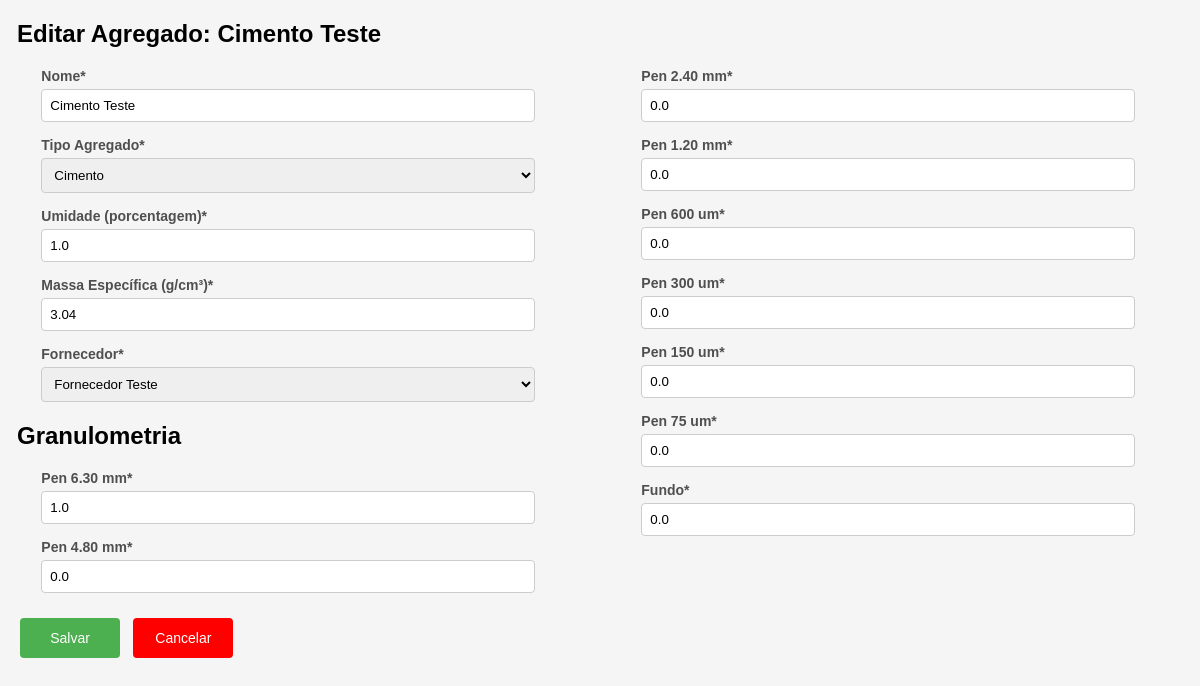
Page /editar_agregado/1/ on the committed database.
### usuarios/models.py (models this page shows, shortened)
class Agregado(models.Model):
    nome = models.CharField(max_length=40, unique=True)
    pen_6_30_mm = models.FloatField()
    pen_4_80_mm = models.FloatField()
    pen_2_40_mm = models.FloatField()
    pen_1_20_mm = models.FloatField()
    pen_600_um = models.FloatField()
    pen_300_um = models.FloatField()
    pen_150_um = models.FloatField()
    pen_75_um = models.FloatField()
    fundo = models.FloatField()
    umidade = models.FloatField()
    massa_especifica = models.FloatField()
    is_deleted = models.BooleanField(default=False)
    num_modificacao = models.IntegerField(default=0)
    data_cadastro = models.DateTimeField(default=timezone.now)
    fk_usuario_id = models.IntegerField(null=False)
    fk_fornecedor_id = models.ForeignKey(Fornecedor, on_delete=models.CASCADE)
    fk_tipo_agregado_id = models.ForeignKey(TipoAgregado, on_delete=models.CASCADE)
    class Meta:
        db_table = "agregado"

### usuarios/views.py (the view)
# urls.py: path('editar_agregado/<int:pk>/', views.editar_agregado, name='editar_agregado'),
def editar_agregado(request, pk):
    agregado = get_object_or_404(Agregado, id=pk)
    if request.method == 'POST':
        form = AgregadoForms(request.POST, instance=agregado)
        if form.is_valid():
            agregado = form.save(commit=False)
            agregado.fk_usuario_id = request.user.id
            agregado.save()
            return redirect('agregados')
    else:
        form = AgregadoForms(instance=agregado)
    context = {
        'form': form,
        'agregado': agregado,
    }
    return render(request, 'agregado/editar.html', context)

### usuarios/forms.py (shortened to what this page needs)
class AgregadoForms(forms.ModelForm):
    class Meta:
        model = Agregado
        fields = ['fk_tipo_agregado_id', 'nome', 'pen_6_30_mm', 'pen_4_80_mm', 'pen_2_40_mm', 'pen_1_20_mm', 'pen_600_um', 'pen_300_um', 'pen_150_um', 'pen_75_um', 'fundo', 'umidade', 'massa_especifica', 'fk_fornecedor_id']
    def __init__(self, *args, **kwargs):
        super().__init__(*args, **kwargs)
        self.fields['fk_tipo_agregado_id'].queryset = TipoAgregado.objects.all()
        self.fields['fk_fornecedor_id'].queryset = Fornecedor.objects.all()

### usuarios/models.py (called while the page is built)
    def __str__(self):
        return self.nome

    def __str__(self):
        return self.nome

### usuarios/templates/agregado/editar.html (shortened to what this page needs)
{% extends 'base.html' %}
{% load static %}
{% block content %}
<html lang="pt-br">
<head>
    <link rel="stylesheet" href="{% static 'css/cadastros.css' %}">
</head>
<h1>Editar Agregado: {{ agregado.nome }}</h1>
<form method="post">
    <div class="form-columns">
    <div class="form-column">
        <div class="field">
            <label for="{{ form.nome.id_for_label }}">Nome<span class="required-label">*</span></label>
            {{ form.nome }}
        </div>
        <div class="field">
            <label for="{{ form.fk_tipo_agregado_id.id_for_label }}">Tipo Agregado<span class="required-label">*</span></label>
            {{ form.fk_tipo_agregado_id }}
        </div>
        <div class="field">
            <label for="{{ form.umidade.id_for_label }}">Umidade (porcentagem)<span class="required-label">*</span></label>
            {{ form.umidade }}
        </div>
        <div class="field">
            <label for="{{ form.massa_especifica.id_for_label }}">Massa Específica (g/cm³)<span class="required-label">*</span></label>
            {{ form.massa_especifica }}
        </div>
        <div class="field">
           <label for="{{ form.fk_fornecedor_id.id_for_label }}">Fornecedor<span class="required-label">*</span></label>
            {{ form.fk_fornecedor_id }}
        </div>
        <h1>Granulometria</h1>
        <div class="field">
            <label for="{{ form.pen_6_30_mm.id_for_label }}">Pen 6.30 mm<span class="required-label">*</span></label>
            {{ form.pen_6_30_mm }}
        </div>
        <div class="field">
            <label for="{{ form.pen_4_80_mm.id_for_label }}">Pen 4.80 mm<span class="required-label">*</span></label>
            {{ form.pen_4_80_mm }}
        </div>
    </div>
    <div class="form-column">
        <div class="field">
            <label for="{{ form.pen_2_40_mm.id_for_label }}">Pen 2.40 mm<span class="required-label">*</span></label>
            {{ form.pen_2_40_mm }}
        </div>
        <div class="field">
            <label for="{{ form.pen_1_20_mm.id_for_label }}">Pen 1.20 mm<span class="required-label">*</span></label>
            {{ form.pen_1_20_mm }}
        </div>
        <div class="field">
            <label for="{{ form.pen_600_um.id_for_label }}">Pen 600 um<span class="required-label">*</span></label>
            {{ form.pen_600_um }}
        </div>
        <div class="field">
            <label for="{{ form.pen_300_um.id_for_label }}">Pen 300 um<span class="required-label">*</span></label>
            {{ form.pen_300_um }}
        </div>
        <div class="field">
            <label for="{{ form.pen_150_um.id_for_label }}">Pen 150 um<span class="required-label">*</span></label>
            {{ form.pen_150_um }}
        </div>
        <div class="field">
            <label for="{{ form.pen_75_um.id_for_label }}">Pen 75 um<span class="required-label">*</span></label>
            {{ form.pen_75_um }}
        </div>
        <div class="field">
            <label for="{{ form.fundo.id_for_label }}">Fundo<span class="required-label">*</span></label>
            {{ form.fundo }}
        </div>
        </div>
    </div>
    <div class="button-container">
        <button type="submit" class="save-button">Salvar</button>
        <button type="button" onclick="goBack()" class="exit-button">Cancelar</button>
    </div>
    </form>
{% endblock %}

### usuarios/static/css/cadastros.css (style rules this page uses)
* { margin: 0; padding: 0; color: inherit; }
h1 { margin-left:17px; margin-top: 20px; text-transform: capitalize; margin-bottom: 20px; font-size: 24px; }
.form-columns { display: flex; justify-content: space-between; }
.form-column { flex: 1; margin-right: 10px; }
.field { margin-left: 7%; margin-bottom: 15px; }
.field label { color: #4F4F4F; font-size: 14px; margin-bottom: 5px; display: block; font-weight: bold; }
.field input, .field select { width: 90%; padding: 8px; border: 1px solid #ccc; border-radius: 4px; }
.button-container { position: relative; margin-top: 10px; margin-left: 10px; margin-bottom: 10px; }
.save-button, .exit-button { width: 100px; height: 40px; padding: 10px 20px; font-size: 14px; border: none; border-radius: 4px; cursor: pointer; margin-left: 10px; }
.save-button { background-color: #4caf50; color: white; }
.exit-button { background-color: red; color: white; }

### rows in the picture
Agregado: nome "Cimento Teste", fk_tipo_agregado_id "Cimento", umidade "1.0", massa_especifica "3.04", fk_fornecedor_id "Fornecedor Teste", pen_6_30_mm "1.0", pen_4_80_mm "0.0", pen_2_40_mm "0.0", pen_1_20_mm "0.0", pen_600_um "0.0", pen_300_um "0.0", pen_150_um "0.0", pen_75_um "0.0", fundo "0.0"
